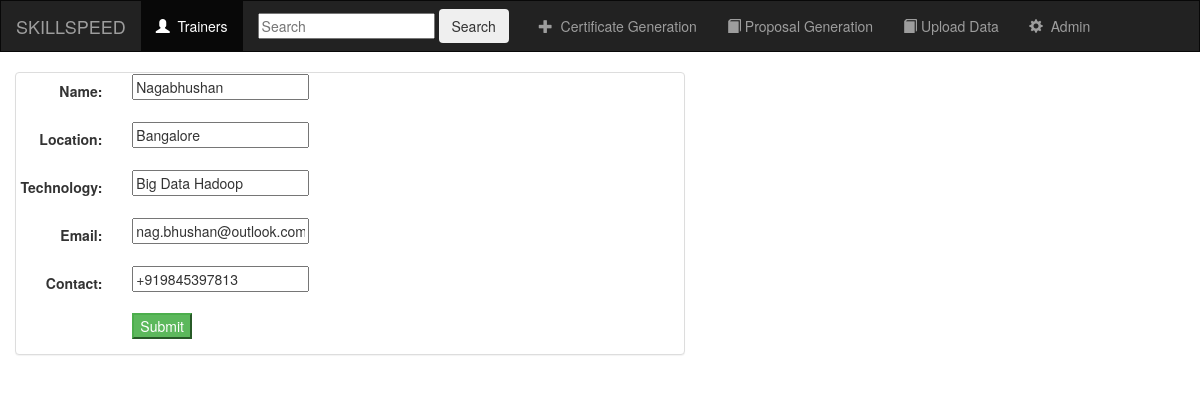
Page /trainer/trainer/26/ on the committed database.
### trainer/models.py (models this page shows, shortened)
class Trainer(models.Model):
    technology = models.CharField(max_length=250)
    name= models.CharField(max_length=250)
    location= models.CharField(max_length=100)
    email = models.CharField(max_length=200, default="@gmail.com")
    contact = models.CharField(max_length=20, default="+91")
    trainer_profile= models.FileField()

### trainer/views.py (the view)
# urls.py: url(r'trainer/(?P<pk>[0-9]+)/$', views.TrainerUpdate.as_view(), name='Trainer-update'),
class TrainerUpdate(UpdateView):
    model=Trainer
    fields=['name', 'location', 'technology','email', 'contact']

### trainer/templates/trainer/trainer_form.html (shortened to what this page needs)
{% extends 'trainer/base.html' %}
{% block body %}
    <div class="container-fluid">
        <div class="row">
            <div class="col-sm-12 col-md-7">
                <div class="panel panel-default">
                    <form class="form-horizontal" action="" method="post" enctype="multiport/form-data">
                        {% include 'trainer/form-template.html' %}
                        <div class="form-group">
                            <div class="col-sm-offset-2 col-sm-10">
                                <button type="submit" class="'btn btn-success">Submit</button>
                            </div>
                        </div>
                    </form>
                </div>
            </div>
        </div>
    </div>
{% endblock %}

### trainer/templates/trainer/form-template.html (shortened to what this page needs)
{% for field in form %}
    <div class="form-group">
        <div class="col-sm-offset-2 col-sm-10">
        </div>
        <label class="control-label col-sm-2">{{ field.label_tag }}</label>
        <div class="col-sm-10"> {{ field }} </div>
    </div>
{% endfor %}

### rows in the picture
Trainer: form "Nagabhushan" "Bangalore" "Big Data Hadoop" "nag.bhushan@outlook.com" "+919845397813"

### other values in the picture
{{ field.label_tag }} "Name:" "Location:" "Technology:" "Email:" "Contact:"
